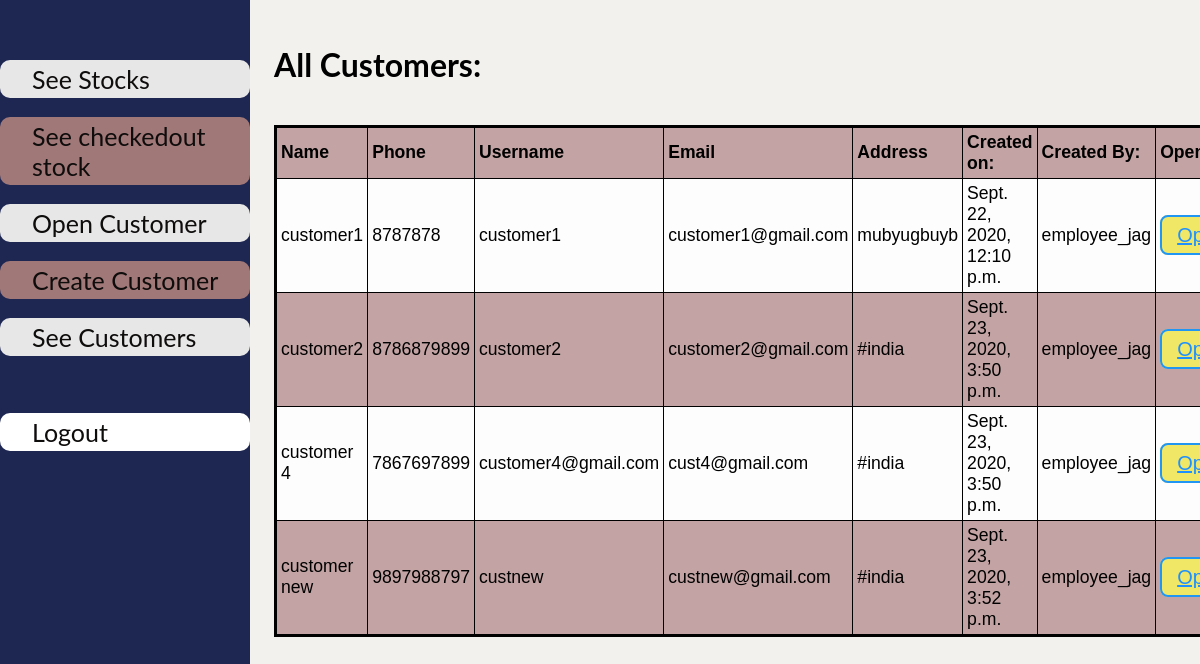
Page /see_customers/ (signed in) on the earlier database version.
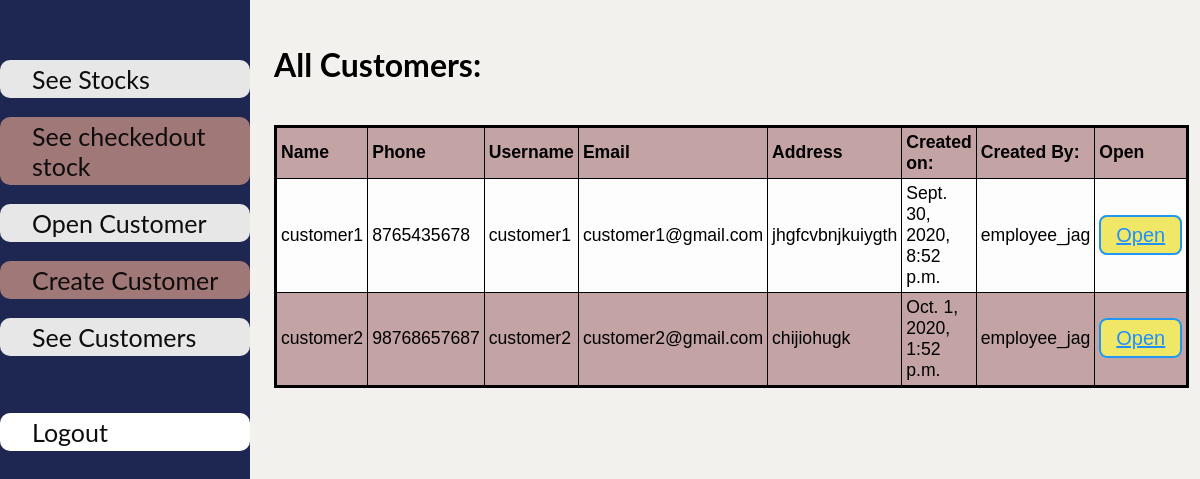
Same page on the later database version.
### inventory/models.py (models this page shows, shortened)
class Customer(models.Model):
    user=models.OneToOneField(User,on_delete=models.CASCADE)
    name=models.CharField(max_length=200)
    phone=models.CharField(max_length=20,unique=True)
    username=models.CharField(max_length=20,primary_key=True)
    address=models.CharField(max_length=300,null=True)
    email1=models.EmailField(max_length=200)
    employee=models.ForeignKey(Employee,on_delete=models.CASCADE)
    created_at = models.DateTimeField(auto_now_add=True)
    updated_at = models.DateTimeField(auto_now=True)
    rent_due=models.IntegerField(default=0)

class Employee(models.Model):
    user=models.OneToOneField(User,on_delete=models.CASCADE)
    name=models.CharField(max_length=200)
    phone=models.CharField(max_length=20,unique=True)
    username=models.CharField(max_length=20,primary_key=True)
    email1=models.EmailField(max_length=200)
    company=models.ForeignKey(admin_company,on_delete=models.CASCADE)
    employee_id=models.UUIDField( default=uuid.uuid4, editable=False)
    def __str__(self):
        return self.username

### inventory/decorators.py (the view, shortened to what this page needs)
        def wrapper_func(request, *args, **kwargs):
            group = None
            if request.user.groups.exists():
                group = request.user.groups.all()[0].name
                print(group,"###############")
            if group in allowed_roles:
                print("Going to base only")
                return view_func(request, *args, **kwargs)

### inventory/views.py (called while the page is built)
@login_required(login_url='login')
@allowed_users(allowed_roles=['employee'])
def see_customers(request):
    cust=Customer.objects.filter()
    return render(request,'see_customers.html',{'cust':cust})

### inventory/templates/see_customers.html (shortened to what this page needs)
{% extends 'base_employee.html' %}
{% block content %}
<body>
<h1>All Customers:  </h1>
<br>
<div  >
    <table >
        <tr>
            <th>Name</th>
            <th>Phone</th>
            <th>Username</th>
            <th>Email</th>
            <th>Address</th>
            <th>Created on: </th>
            <th>Created By: </th>
            <th>Open</th>
        </tr>
        {% for j in cust %}
        <tr>
        <td>{{j.name}}</td>
        <td>{{j.phone}}</td>
        <td>{{j.username}}</td>
        <td>{{j.email1}}</td>
        <td>{{j.address}}</td>
        <td>{{j.created_at}}</td>
        <td>{{j.employee}}</td>
        <td><a class = "btn info" href="{% url 'base_customer' j.username %}">Open</a></td>
        </tr>
    {% endfor %}
    </table>
    <br>
</div>
</div>
<br>
<br>
<br>
<br>
<br>
</body>
{% endblock %}

### inventory/templates/base_employee.html (shortened to what this page needs)
<!DOCTYPE html>
<html>
<head>
</head>
<body>
<div id="mySidebar" class="sidebar">
  <a class="button2" href="{% url 'see_stocks' %}">See Stocks</a><br>
  <a class="button4" href="{% url 'see_out_stocks' %}">See checkedout stock</a><br>
  <a class="button2" href="{% url 'open_customer' %}">Open Customer</a><br>
  <a class="button4" href="{% url 'add_customer' %}"> Create Customer </a><br>
  <a class="button2" href="{% url 'see_customers' %}">See Customers</a><br>
  <br><br>
  <a class="button6" href="{% url 'logout' %}">Logout</a>
</div>
<div id="main">
{% block content %}{% endblock %}
</body>
</html>

### inventory/templates/base_employee.html (style rules this page uses)
body { font-family: "Lato", sans-serif; background-color: rgb(243, 241, 237); }
.sidebar { height: 100%; width: 0; position: fixed; z-index: 1; top: 0; left: 0; background-color: rgb(30, 38, 82); overflow-x: hidden; transition: 0.5s; padding-top: 60px; }
.sidebar a { padding: 4px 4px 4px 32px; text-decoration: none; font-size: 25px; color: #0f0c0c; display: block; transition: 0.3s; border-radius: 10px; }
#main { transition: margin-left .5s; padding: 16px; }
.button2 { color: black;background-color: #e7e7e7; }
.button4 { background-color: #adadad; color: black; }
.button6 { background-color: #ffffff; color: black; }

### inventory/templates/see_customers.html (style rules this page uses)
.btn { border: 2px solid black; background-color: rgb(240, 231, 103); color: black; padding: 7px 15px; font-size: 20px; cursor: pointer; border-radius: 8px; }
.info { border-color: #2196F3; color: dodgerblue; }
table { font-family: arial, sans-serif; font-size: 110%; border-collapse: collapse; border: 3px solid black; background-color: rgb(195, 163, 163); width: 60%; }
td, th { border: 1px solid #dddddd; text-align: left; padding: 4px; border: 1.1px solid black; }
tr:nth-child(even) { background-color: #fdfdfd; }
.button4 { background-color: #a07878; color: black; }

Differences in the rows shown:
removed Customer: name "customer 4", phone "7867697899", username "customer4@gmail.com", email1 "cust4@gmail.com", address "#india", created_at "Sept. 23, 2020, 3:50 p.m.", employee "employee_jag"
removed Customer: name "customer new", phone "9897988797", username "custnew", email1 "custnew@gmail.com", address "#india", created_at "Sept. 23, 2020, 3:52 p.m.", employee "employee_jag"
changed Customer "customer1": phone "8787878" → "8765435678"; address "mubyugbuyb" → "jhgfcvbnjkuiygth"; created_at "Sept. 22, 2020, 12:10 p.m." → "Sept. 30, 2020, 8:52 p.m."
changed Customer "customer2": phone "8786879899" → "98768657687"; address "#india" → "chijiohugk"; created_at "Sept. 23, 2020, 3:50 p.m." → "Oct. 1, 2020, 1:52 p.m."
